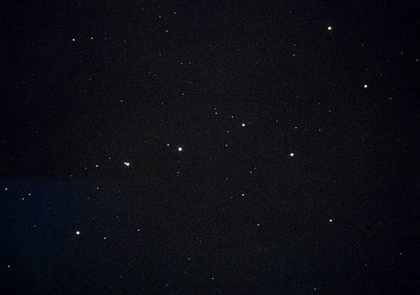
%> input picture input1.jpg, 420 x 295 px, shrunk from 600 x 421 before the run
$ octave testtesttest.m   (GNU Octave 9; MATLAB toolbox functions it lacks are replaced by stand-ins)
%> lines starting %> are read from the running program, lines starting %| are printed output that depends on the picture; in (x1, y1, x2, y2) boxes, pixels count from 0 and x2, y2 are one past the last pixel; in counts of white or black regions, pixels touching at a corner belong together; the program's own positions count from 1
input = imread('input1.jpg');
%> input is the input picture: size 295x420x3 uint8; mean R, G, B 12.9, 13.4, 20.1

input_bw = im2bw(input, 0.99);
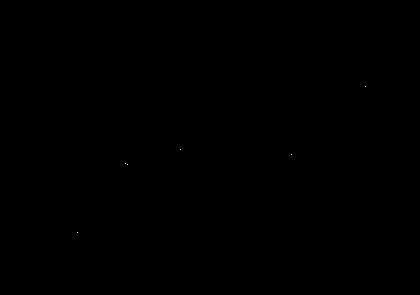
%> input_bw: size 295x420 logical; 0% white in thin lines or dots, all inside (x1, y1, x2, y2) = (77, 86, 366, 233)

se = strel('disk',round((sqrt(size(input_bw, 1) * size(input_bw, 2))/100)));
%> se = {Dimensionality 2}
input_closed = imdilate(input_bw,se);
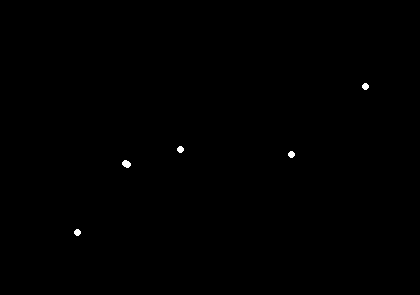
%> input_closed: size 295x420 logical; 0.16% white; 5 white regions, box (x1, y1, x2, y2) and area: (122, 160, 131, 168) 52, (362, 83, 369, 90) 37, (177, 146, 184, 153) 37, (288, 151, 295, 158) 37, (74, 229, 81, 236) 37

% input_closed = [0,0,0,0,0,0,0,0,0,0,0,0,0,0,0,0,1,1;
%                 0,0,0,0,0,0,0,0,1,1,0,0,0,0,0,1,1,1;
%                 0,0,0,0,1,0,0,1,1,1,1,0,0,0,0,0,1,1;
%                 0,1,0,1,1,1,0,1,1,1,1,0,0,0,0,0,0,1;
%                 0,0,0,0,1,0,0,0,1,1,0,0,0,0,0,0,0,0;
%                 0,0,0,0,0,0,0,0,0,0,0,0,0,0,0,0,0,0;
%                 0,0,0,0,0,0,0,0,0,0,0,0,0,0,0,0,0,0]


input_label = bwlabel(input_closed);
%> input_label: size 295x420 double; 6 distinct labels, from 0 to 5

output = CCL(input_closed);

$ run again, with input3.jpg copied over input1.jpg
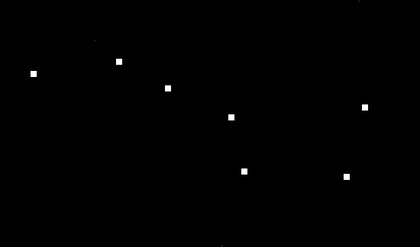
%> input picture input3.jpg, 420 x 247 px, shrunk from 550 x 324 before the run
%> input is the input picture: size 247x420x3 uint8; min 0, max 255, mean 0.7
%> input_bw: size 247x420 logical; 0.1% white in thin lines or dots, all inside (x1, y1, x2, y2) = (31, 59, 368, 179)
%> `input_closed = imdilate(input_bw,se);`:
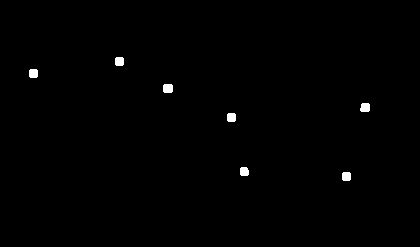
%> input_closed: size 247x420 logical; 0.53% white; 7 white regions, largest, box (x1, y1, x2, y2) and area: (163, 84, 173, 93) 86, (360, 103, 370, 112) 81, (115, 57, 124, 66) 77
%> input_label: size 247x420 double; 8 distinct labels, from 0 to 7
